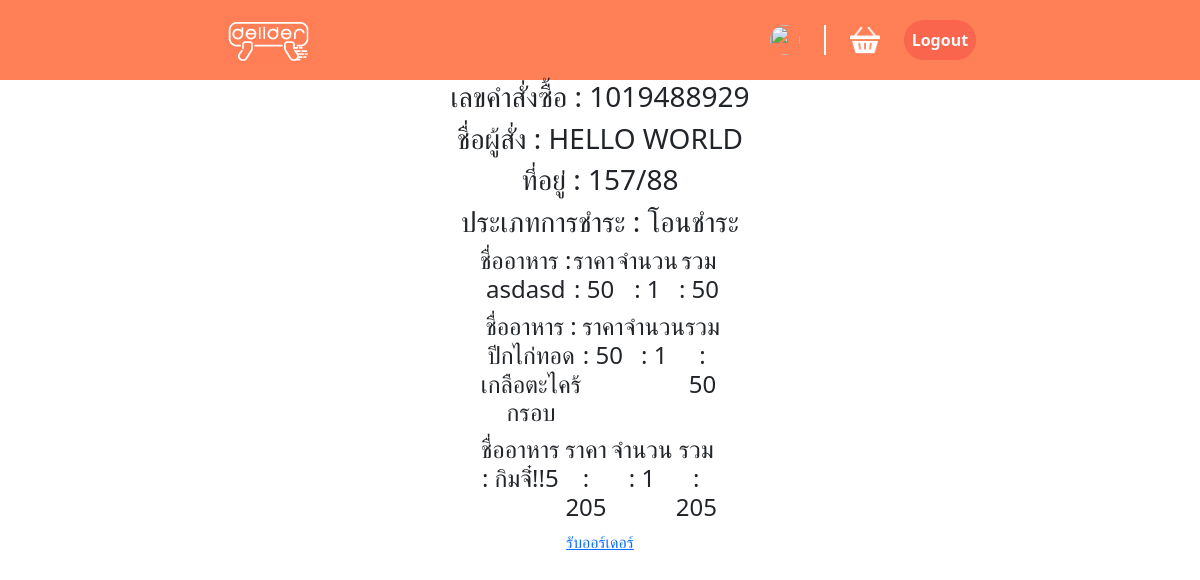
Page /delivery.php (signed in) on the committed database.
### tables this page shows
CREATE TABLE `orders` (
  `id` int(11) NOT NULL,
  `c_id` text NOT NULL,
  `rest_id` text NOT NULL,
  `d_id` text DEFAULT NULL,
  `foodname` text NOT NULL,
  `price` int(11) NOT NULL,
  `amount` int(11) NOT NULL,
  `date` text NOT NULL,
  `status` tinyint(1) NOT NULL DEFAULT 0,
  `payment_method` text NOT NULL,
  `payment_number` text NOT NULL
);

### db/connect.php (called while the page is built)
<?php
function db($qr) {
    $server = "localhost";
    $username = "root";
    $password = "";
    $database = "esan6";
    $conn = new mysqli($server,$username,$password,$database);
    return $conn->query($qr);
}
?>

### delivery.php (the view, shortened to what this page needs)
<!DOCTYPE html>
<html lang="en">
<head>
</head>
<body>
    <?php include('component/header.php'); ?>
<center>
    <?php $orders = db('SELECT orders.payment_number,orders.payment_method,orders.d_id,customer.fullname,customer.address
     FROM orders INNER JOIN customer ON orders.c_id=customer.id GROUP BY payment_number ;');
     if ($orders->num_rows > 0) {
        foreach ($orders as $data) { ?>
    <div style="display:<?php echo $data['d_id'] == null ? 'block;' : 'none;' ?>">
        <h3>เลขคำสั่งซื้อ : <?php echo $data['payment_number'] ?></h3>
        <h3>ชื่อผู้สั่ง : <?php echo $data['fullname'] ?></h3>
        <h3>ที่อยู่ : <?php echo $data['address'] ?></h3>
        <h3>ประเภทการชำระ : <?php echo $data['payment_method'] ?></h3>
        <div>
            <?php $detail = db('SELECT * FROM orders WHERE payment_number='.$data['payment_number'].';');
            foreach ($detail as $de) { ?>
                <div style="display:flex;justify-content:space-around;max-width:20%;">
                    <h4>ชื่ออาหาร : <?php echo $de['foodname'] ?></h4>
                    <h4>ราคา : <?php echo $de['price'] ?></h4>
                    <h4>จำนวน : <?php echo $de['amount'] ?></h4>
                    <h4>รวม : <?php echo $de['amount'] * $de['price'] ?></h4>
                </div>
            <?php } ?>
        </div>
        <a href="api/acceptorder.php?payment=<?php echo $data['payment_number'] ?>">รับออร์เดอร์</a>
    </div>
        <?php }
     } ?>
</center>
</body>
</html>

### rows in the picture
orders: foodname "asdasd", price "50", amount "1", $de['amount']*$de['price'] "50"
orders: foodname "ปีกไก่ทอดเกลือตะไคร้กรอบ", price "50", amount "1", $de['amount']*$de['price'] "50"
orders: foodname "กิมจิ๋๋!!5", price "205", amount "1", $de['amount']*$de['price'] "205"

### other values in the picture
$data['payment_number'] "1019488929"
$data['fullname'] "HELLO WORLD"
$data['address'] "157/88"
$data['payment_method'] "โอนชำระ"
